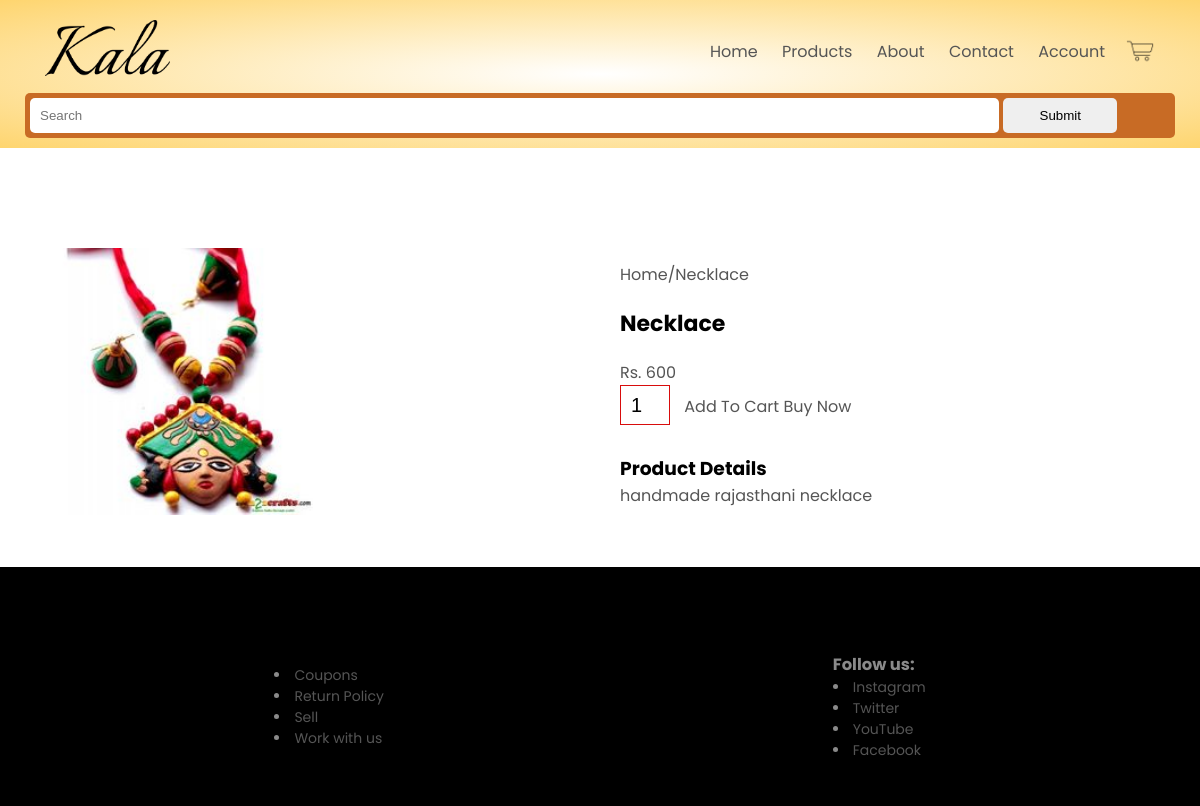
The page /product/52 on the database its author committed.
### kala/models.py (models this page shows, shortened)
class Product(models.Model):
    id = models.AutoField
    product_name = models.CharField(max_length = 50)
    category = models.CharField(max_length=50, default='')
    price = models.IntegerField(default = 0)
    desc = models.CharField(max_length = 300)
    pub_date = models.DateField(default=date.today)
    image = models.ImageField(upload_to="static/images",default='')

### kala/views.py (the view)
# urls.py: path('product/<int:prodid>', views.product, name = 'Product'),
def product(request,prodid):
    prod = Product.objects.filter(id=prodid)
    return render(request,'product.html',{'prod':prod[0]})

### templates/product.html (shortened to what this page needs)
{% extends 'basic.html' %}
{% load static %}
{% block body %}
<link rel="stylesheet" href="{% static 'css/styleproduct.css' %}">
<div class="display single-product">
    <div class="row">
        <div class="col-2">
            <img class="img" src="{{prod.image.url}}" width="90%" >
        </div>
        <div class="col-2">
            <p>Home/{{prod.product_name}}</p>
            <h4>{{prod.product_name}}</h4>
            <p>Rs. {{prod.price}}</p>
            <input type="number" value="1">
            <a href="" class="btn">Add To Cart</a>
            <a href="/checkout/{{prod.id}}">Buy Now</a>
            <h3><br>Product Details </h3>
            <p>{{prod.desc}}</p>
        </div>
    </div>
</div>
{% endblock %}

### kala/static/css/style.css (style rules this page uses)
* { margin: 0; padding: 0; box-sizing: border-box; }
body { font-family: 'Poppins', sans-serif; }
a { text-decoration: none; color: #555; }
p { color: #555; }

### kala/static/css/styleproduct.css (style rules this page uses)
* { margin: 0; padding: 0; box-sizing: border-box; }
.row { display: flex; align-items: center; flex-wrap: wrap; justify-content: space-around; margin: 25px; column-gap: 0px; }
.col-2 { width: 50%; }
.col-2 img { width: 50%; }
.single-product { margin-top: 80px; }
.single-product .col-2 img { padding:0; }
.single-product .col-2 { padding: 20px; }
.single-product h4 { margin:20px 0; font-size: 22px; font-weight: bold; }
.single-product input { width: 50px; height: 40px; padding-left: 10px; font-size: 20px; margin-right: 10px; border: 1px solid rgb(216, 12, 12); }

### rows shown on the page
Product: image (picture), product_name "Necklace", price "600", desc "handmade rajasthani necklace"
